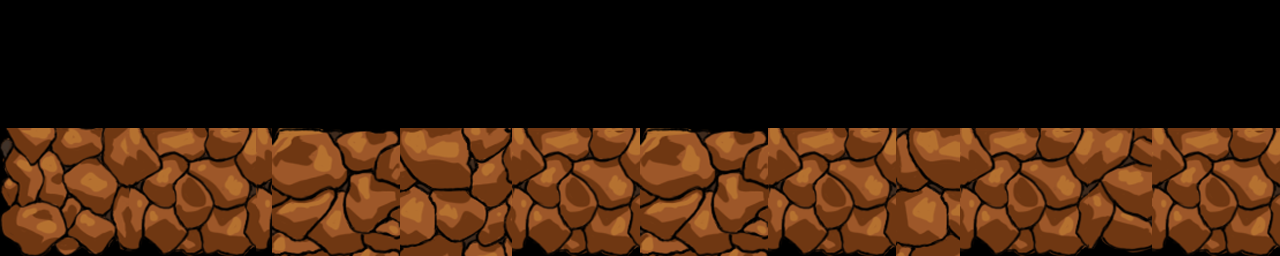

The image is a tile-based game level rendered from a .tmx file. Its description and source (layers, tilesets, objects; grid data summarised) follow:
An orthogonal 80x16 tile map with 16x16 px tiles, 1 tile layer (Слой тайлов 1), 13 tilesets and 3 objects (Camera, LeftCoin, RightCoin).

<map version="1.8" tiledversion="1.8.6" orientation="orthogonal" renderorder="right-down" width="80" height="16" tilewidth="16" tileheight="16" infinite="0" nextlayerid="4" nextobjectid="7">
 <tileset firstgid="1" name="Карта" tilewidth="1" tileheight="1" tilecount="0" columns="0" />
 <tileset firstgid="1" name="ground7" tilewidth="16" tileheight="16" tilecount="64" columns="8">
  <image source="Ground&amp;Stone/Ground/ground7.png" width="128" height="128" />
 </tileset>
 <tileset firstgid="65" name="ground8" tilewidth="16" tileheight="16" tilecount="64" columns="8">
  <image source="Ground&amp;Stone/Ground/ground8.png" width="128" height="128" />
 </tileset>
 <tileset firstgid="129" name="ground9" tilewidth="16" tileheight="16" tilecount="64" columns="8">
  <image source="Ground&amp;Stone/Ground/ground9.png" width="128" height="128" />
 </tileset>
 <tileset firstgid="193" name="groundl" tilewidth="16" tileheight="16" tilecount="64" columns="8">
  <image source="Ground&amp;Stone/Ground/groundl.png" width="128" height="128" />
 </tileset>
 <tileset firstgid="257" name="groundr" tilewidth="16" tileheight="16" tilecount="64" columns="8">
  <image source="Ground&amp;Stone/Ground/groundr.png" width="128" height="128" />
 </tileset>
 <tileset firstgid="321" name="ground0" tilewidth="16" tileheight="16" tilecount="64" columns="8">
  <image source="Ground&amp;Stone/Ground/ground0.png" width="128" height="128" />
 </tileset>
 <tileset firstgid="385" name="ground1" tilewidth="16" tileheight="16" tilecount="64" columns="8">
  <image source="Ground&amp;Stone/Ground/ground1.png" width="128" height="128" />
 </tileset>
 <tileset firstgid="449" name="ground2" tilewidth="16" tileheight="16" tilecount="64" columns="8">
  <image source="Ground&amp;Stone/Ground/ground2.png" width="128" height="128" />
 </tileset>
 <tileset firstgid="513" name="ground3" tilewidth="16" tileheight="16" tilecount="64" columns="8">
  <image source="Ground&amp;Stone/Ground/ground3.png" width="128" height="128" />
 </tileset>
 <tileset firstgid="577" name="ground4" tilewidth="16" tileheight="16" tilecount="64" columns="8">
  <image source="Ground&amp;Stone/Ground/ground4.png" width="128" height="128" />
 </tileset>
 <tileset firstgid="641" name="ground5" tilewidth="16" tileheight="16" tilecount="64" columns="8">
  <image source="Ground&amp;Stone/Ground/ground5.png" width="128" height="128" />
 </tileset>
 <tileset firstgid="705" name="ground6" tilewidth="16" tileheight="16" tilecount="64" columns="8">
  <image source="Ground&amp;Stone/Ground/ground6.png" width="128" height="128" />
 </tileset>
 <layer id="1" name="Слой тайлов 1" width="80" height="16">
  <data>[1280 cells, 640 non-empty, 288 distinct tile ids]</data>
 </layer>
 <objectgroup id="2" name="Camera">
  <object id="1" name="Camera" x="192.5" y="106.5">
   <point />
  </object>
 </objectgroup>
 <objectgroup id="3" name="Coins">
  <object id="5" name="LeftCoin" x="79.3333" y="108">
   <point />
  </object>
  <object id="6" name="RightCoin" x="1200" y="110">
   <point />
  </object>
 </objectgroup>
</map>
